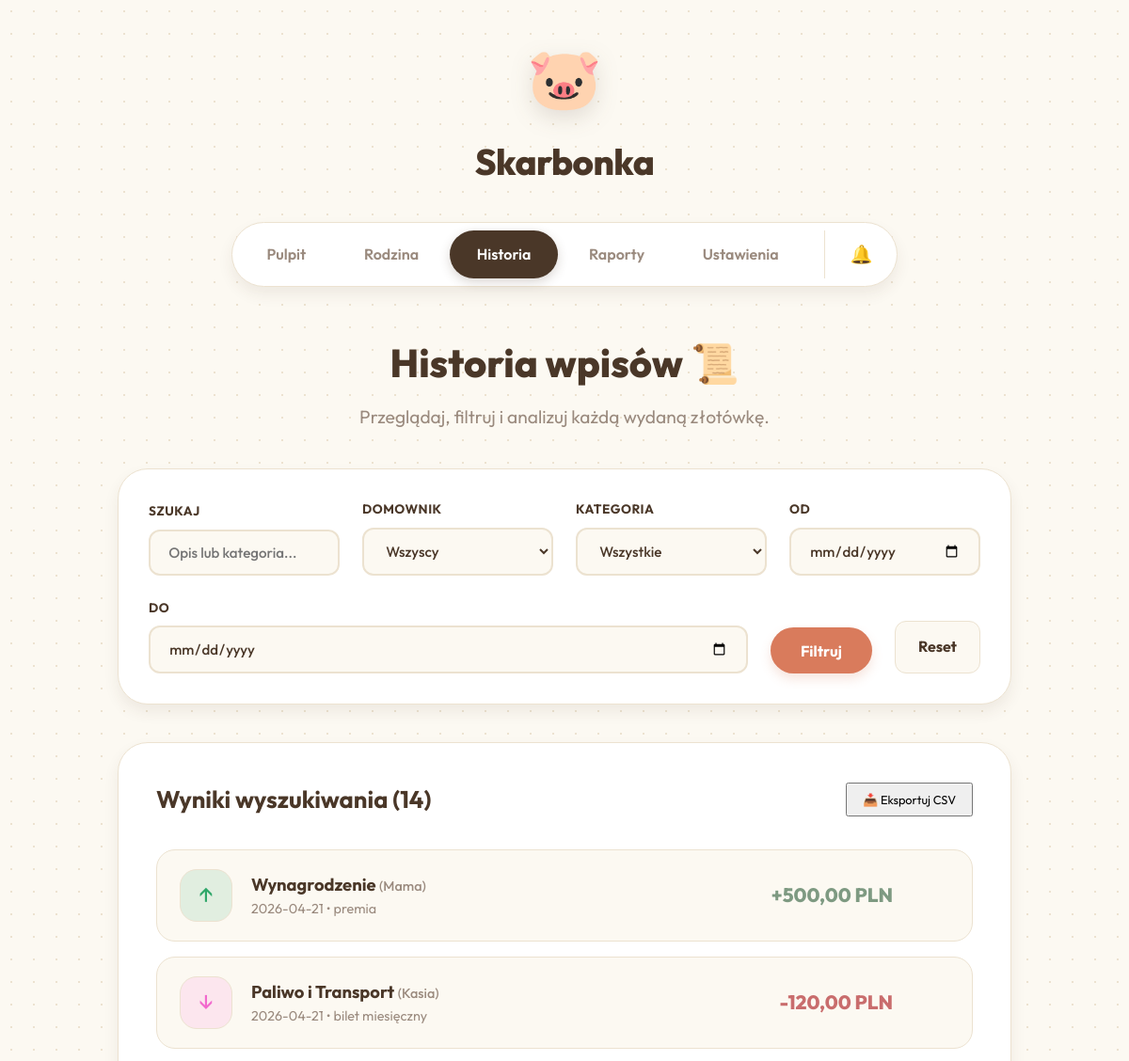
/history.php (upper part), run on an earlier commit of the app's database.
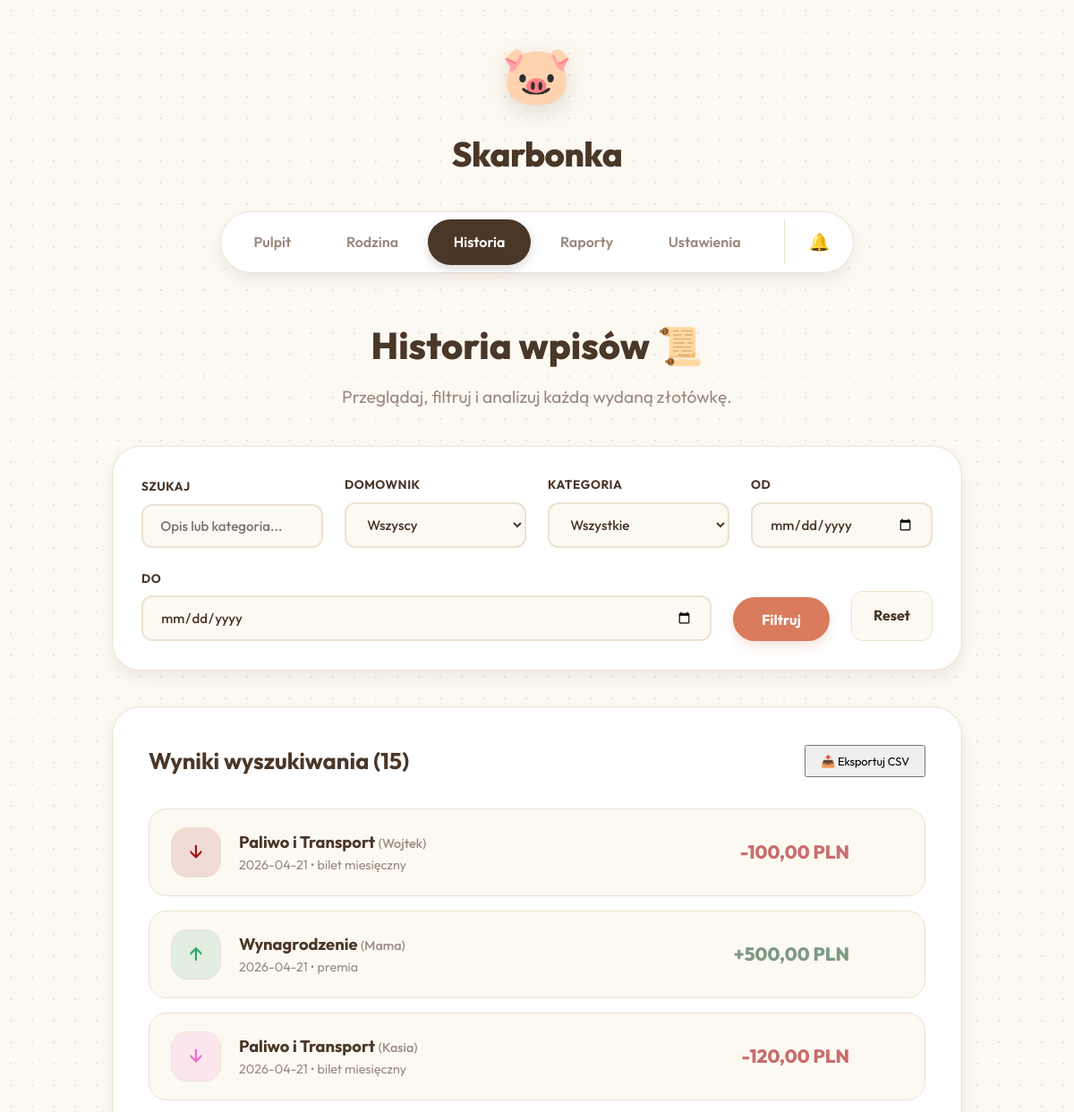
And on a later commit of the database.
### tables this page shows
CREATE TABLE transactions (
                id INTEGER PRIMARY KEY AUTOINCREMENT,
                user_id INTEGER NOT NULL,
                category_id INTEGER NOT NULL,
                amount REAL NOT NULL,
                date TEXT NOT NULL,
                description TEXT,
                type TEXT NOT NULL CHECK(type IN ('income', 'expense')),
                FOREIGN KEY (user_id) REFERENCES users(id),
                FOREIGN KEY (category_id) REFERENCES categories(id)
            );

CREATE TABLE categories (
                id INTEGER PRIMARY KEY AUTOINCREMENT,
                name TEXT NOT NULL,
                type TEXT NOT NULL CHECK(type IN ('income', 'expense'))
            );

CREATE TABLE users (
                id INTEGER PRIMARY KEY AUTOINCREMENT,
                name TEXT NOT NULL,
                color TEXT DEFAULT '#ffffff'
            , avatar TEXT DEFAULT 'avataaars', monthly_limit REAL DEFAULT 0);

### history.php (the view, shortened to what the changed rows need)
<?php
require_once 'db.php';
$sql = "SELECT t.*, u.name as user_name, u.color, c.name as category_name
        FROM transactions t
        JOIN users u ON t.user_id = u.id
        JOIN categories c ON t.category_id = c.id
        WHERE 1=1";
$params = [];
$sql .= " ORDER BY t.date DESC, t.id DESC";
$stmt = $db->prepare($sql);
$stmt->execute($params);
$transactions = $stmt->fetchAll(PDO::FETCH_ASSOC);
?>
<!DOCTYPE html>
<html lang="pl">
<head>
    <link rel="stylesheet" href="style.css">
</head>
<body>
    <div class="app-wrapper">
        <header class="app-header">
            <div class="logo">
                <h1>Skarbonka</h1>
            </div>
        </header>
        <main class="main-content">
            <header class="topbar">
                <div>
                    <h2 class="greeting">Historia wpisów 📜</h2>
                </div>
            </header>
            <section class="glass-effect section-box">
                <div class="section-header">
                    <h3>Wyniki wyszukiwania (<?= count($transactions) ?>)</h3>
                    <?php if (count($transactions) > 0): ?>
                        <button class="btn-secondary" onclick="exportToCSV()" style="font-size: 0.8rem; padding: 0.5rem 1rem;">📥 Eksportuj CSV</button>
                    <?php endif; ?>
                </div>
                <div class="history-list">
                    <?php if (empty($transactions)): ?>
                        <div class="empty-state">
                            <span>🔍</span>
                            <p>Nie znaleźliśmy nic pasującego do Twoich filtrów.</p>
                        </div>
                    <?php else: ?>
                        <?php foreach($transactions as $t): ?>
                            <div class="transaction-item history-item">
                                <div class="t-icon" style="background-color: <?= htmlspecialchars($t['color']) ?>22; color: <?= htmlspecialchars($t['color']) ?>">
                                    <?= $t['type'] == 'income' ? '↑' : '↓' ?>
                                </div>
                                <div class="t-details">
                                    <h4><?= htmlspecialchars($t['category_name']) ?> <span class="t-user">(<?= htmlspecialchars($t['user_name']) ?>)</span></h4>
                                    <p><?= htmlspecialchars($t['date']) ?><?= $t['description'] ? ' &bull; '.htmlspecialchars($t['description']) : '' ?></p>
                                </div>
                                <div class="t-amount <?= $t['type'] ?>">
                                    <?= $t['type'] == 'income' ? '+' : '-' ?><?= number_format($t['amount'], 2, ',', ' ') ?> PLN
                                </div>
                            </div>
                        <?php endforeach; ?>
                    <?php endif; ?>
                </div>
            </section>
        </main>
    </div>
</body>
</html>

What changed in the data, as far as the page shows it:
added transactions: category.name "Paliwo i Transport", user.name "Wojtek", date "2026-04-21", description "bilet miesięczny", amount "100,00"
Also different on the page:
count($transactions): "14" → "15"
